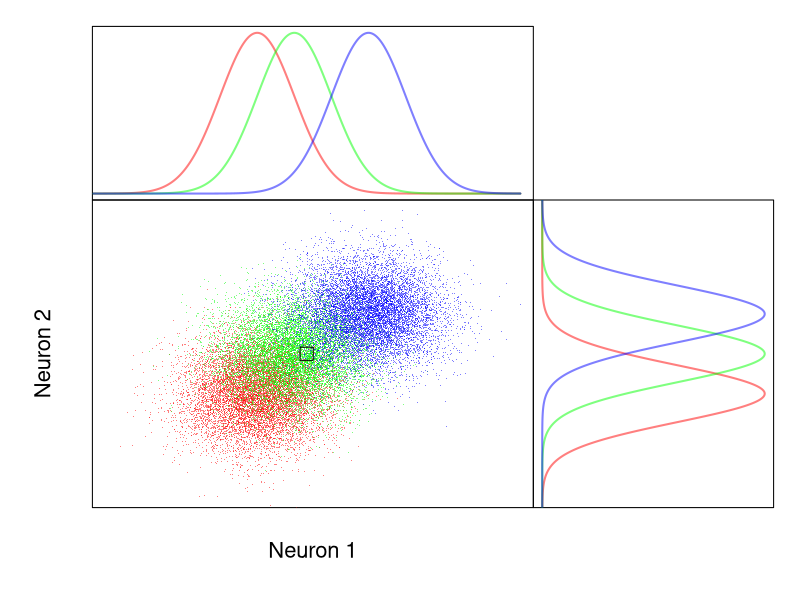

This figure's R source:
library(plotrix)
library(mvtnorm)

nballs=3;
npoints=10000;
colpal=rainbow(nballs,alpha=0.5);
S<-vector("list",length=nballs);
XLIM=c(-3,8);
YLIM=c(-3,7);

for(i in 1:nballs){
	cor=0.*runif(n=1,min=-1,max=1);
	S1=1.+0*rnorm(1,mean=.6,sd=.1)^2;
	S2=1.+0*rnorm(1,mean=.6,sd=.1)^2;
	S[[i]]=matrix(c(S1^2,cor*S1*S2,cor*S1*S2,S2^2),ncol=2,nrow=2);
}

xcenters<-seq(3,nballs-2,length=nballs)+runif(n=nballs,min=-2,max=2);
xcenters<-c(1,2,4);
ycenters<-seq(3,nballs-2,length=nballs)+runif(n=nballs,min=-2,max=2);
ycenters<-c(.6,2,3.4);
pts = vector("list",length=nballs);
for(i in 1:nballs) pts[[i]]=rmvnorm(n=npoints,mean=c(xcenters[i],ycenters[i]),sigma=S[[i]]);

xrange<-seq(from=range(pts)[1],to=range(pts)[2],length.out=npoints);
yrange<-xrange;

layout( matrix( c(1,3,3,1,3,3,0,2,2),ncol=3) )

par(mar=c(0,7,2,0));
plot(xrange,dnorm(xrange,xcenters[1],S[[1]][1,1]),xlim=XLIM, type='l',lwd=2,xaxt="n",yaxt="n",
	xlab="",ylab="",col=colpal[1])
lines(xrange,dnorm(xrange,xcenters[2],S[[2]][1,1]), type='l',lwd=2,xaxt="n",yaxt="n",
	xlab="",ylab="",col=colpal[2])
lines(xrange,dnorm(xrange,xcenters[3],S[[3]][1,1]), type='l',lwd=2,xaxt="n",yaxt="n",
	xlab="",ylab="",col=colpal[3])
par(mar=c(7,0,0,2));


plot(dnorm(yrange,ycenters[1],S[[1]][2,2]),yrange, ylim=YLIM, type='l',lwd=2,xaxt="n",yaxt="n",
	xlab="",ylab="",col=colpal[1])
lines(dnorm(yrange,ycenters[2],S[[2]][2,2]),yrange,type='l',lwd=2,xaxt="n",yaxt="n",
	xlab="",ylab="",col=colpal[2])
lines(dnorm(yrange,ycenters[3],S[[3]][2,2]),yrange,type='l',lwd=2,xaxt="n",yaxt="n",
	xlab="",ylab="",col=colpal[3])
par(mar=c(7,7,0,0));
plot(1:3,1:3,type="n",xaxt="n",yaxt="n",xlim=XLIM,ylim=YLIM,xlab="Neuron 1",ylab="Neuron 2",cex.lab=2);
for(i in 1:nballs) points(pts[[i]],col=colpal[i],pch=".")
points(x=mean(xcenters),y=mean(ycenters),pch=22,cex=3);


